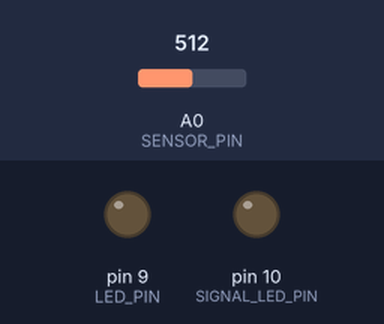
Recording of a sketch running on a simulated Arduino Uno, built with avr-gcc and run on an emulated ATmega328P. Shown: output pins drawn as LEDs (lit = HIGH). Dashed ring = blinking. The test bench sets the inputs (shaded band); at power-on: A0 (SENSOR_PIN) = 512.

Above: at 1.2 s.
1.3 s: A0 (SENSOR_PIN) set to 884
2.8 s: A0 (SENSOR_PIN) set to 917
At 2.92 s:
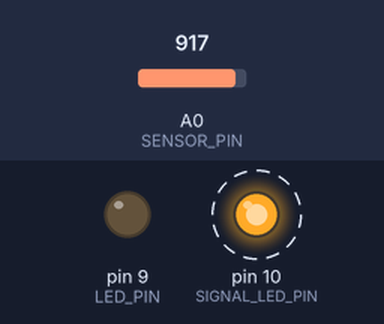
5.8 s: A0 (SENSOR_PIN) set to 900
At 6.5 s:
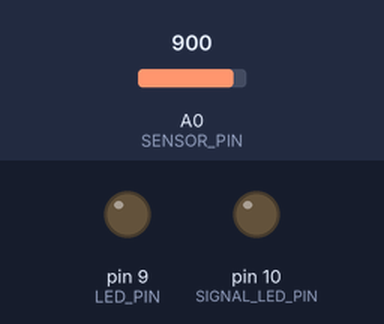
7.4 s: A0 (SENSOR_PIN) set to 1023
At 7.7 s:
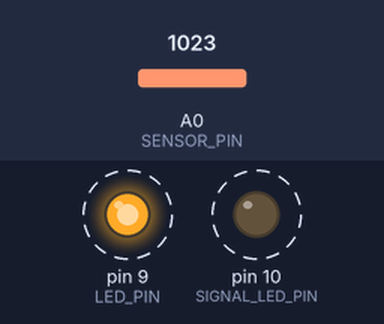
Timing chart, 0 to 11.4 s (numbered marks = the images above; inputs shaded):
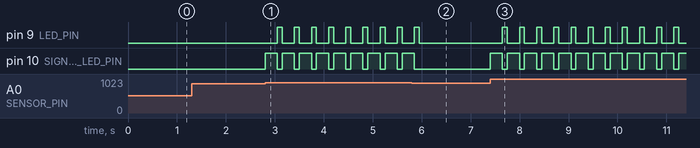

Measured:
- the behaviour switches between 900 and 901 on A0 (SENSOR_PIN) (found by bisection; images 0 and 1)
- after the input at 1.3 s, every drawn part: stays the same
- after the input at 2.8 s, pin 9 (LED_PIN): alternates HIGH for 0.10 s and LOW for 0.25 s, starting after 0.25 s; pin 10 (SIGNAL_LED_PIN): alternates HIGH for 0.25 s and LOW for 0.10 s, starting at once
- after the input at 5.8 s, pin 9 (LED_PIN): goes on until 6.0 s, then stays LOW; pin 10 (SIGNAL_LED_PIN): goes on until 5.9 s, then stays LOW
- after the input at 7.4 s, pin 9 (LED_PIN): alternates HIGH for 0.10 s and LOW for 0.25 s, starting after 0.25 s; pin 10 (SIGNAL_LED_PIN): alternates HIGH for 0.25 s and LOW for 0.10 s, starting at once

The sketch:

led_chain.ino
```cpp
#define SENSOR_PIN A0
#define LED_PIN 9
#define SIGNAL_LED_PIN 10


#define BLINK_DELAY 100
#define SENSOR_THRESHOLD 900

#define SEND_DELAY 500

void setup() {
  pinMode(LED_PIN, OUTPUT);
  pinMode(SENSOR_PIN, INPUT);
  pinMode(SIGNAL_LED_PIN, OUTPUT);
  Serial.begin(9600);
}

void blink_led() {
  digitalWrite(LED_PIN, HIGH);
  delay(BLINK_DELAY);
  digitalWrite(LED_PIN, LOW);
}

void loop() {
  int sensor_val = analogRead(SENSOR_PIN);
  //Serial.println(sensor_val);
  if(sensor_val > SENSOR_THRESHOLD) {
    digitalWrite(SIGNAL_LED_PIN, HIGH);
    delay(SEND_DELAY / 2);
    digitalWrite(SIGNAL_LED_PIN, LOW);
    blink_led();
  }

  if(Serial.available() > 0) {
    blink_led();
  }
}
```
